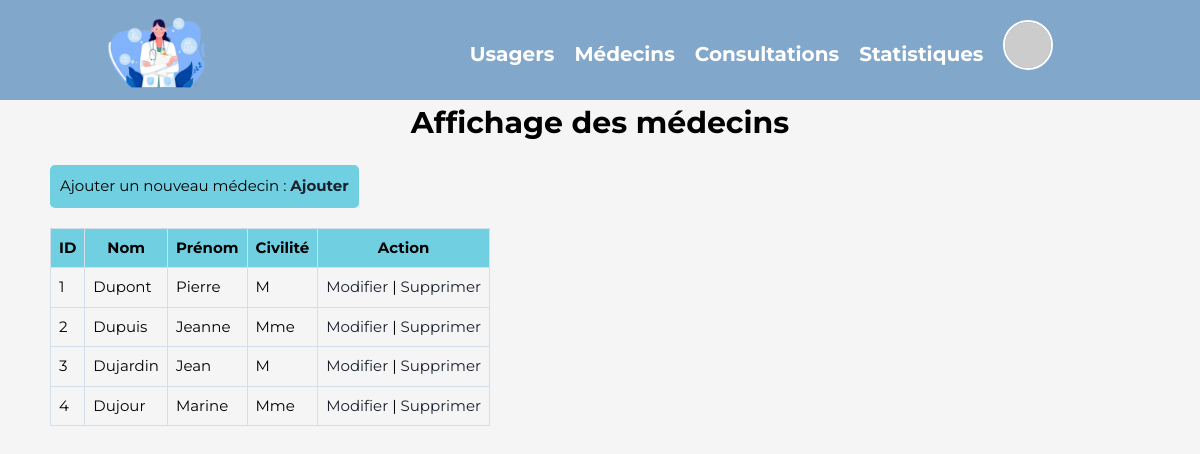
Screenshot of /PHP/affichageMedecin.php with the database file from the repository.
### tables this page shows
CREATE TABLE medecin(
   Id_Medecin INT AUTO_INCREMENT,
   Civilite VARCHAR(50),
   Nom VARCHAR(50),
   Prenom VARCHAR(50),
   PRIMARY KEY(Id_Medecin)
);

### PHP/affichageMedecin.php (the view, shortened to what this page needs)
<!DOCTYPE html>
<html lang="fr">
<head>
    <link rel="stylesheet" href="/CSS/base.css">
    <link rel="stylesheet" href="/CSS/affichage.css">
</head>
<body>
    <?php include 'header.php'; ?>
    <h1>Affichage des médecins</h1>
    <div class="creer">
        Ajouter un nouveau médecin : <strong><a href="/PHP/creationMedecin.php">Ajouter</a></strong>
    </div>
    <?php
    require 'connexionBD.php';
    $reponse = $bdd->query("SELECT * FROM medecin");
    $donnees = $reponse->fetchAll();
    echo '<table border="1">';
    echo '<tr><th>ID</th><th>Nom</th><th>Prénom</th><th>Civilité</th><th>Action</th></tr>';
    foreach ($donnees as $donnee) {
        echo '<tr>';
        echo '<td>' . $donnee['Id_Medecin'] . '</td>';
        echo '<td>' . $donnee['Nom'] . '</td>';
        echo '<td>' . $donnee['Prenom'] . '</td>';
        echo '<td>' . $donnee['Civilite'] . '</td>';
        echo '<td><a href="modifierMedecin.php?Id_Medecin=' . $donnee['Id_Medecin'] . '&nom=' . $donnee['Nom'] . '&prenom=' . $donnee['Prenom']
        . '&civilite=' . $donnee['Civilite'] . '">Modifier</a> |
        <a href="supprimerMedecin.php?id=' . $donnee['Id_Medecin'] . '&nom=' . $donnee['Nom'] . '&prenom=' . $donnee['Prenom']
        . '&civilite=' . $donnee['Civilite'] . '">Supprimer</a></td>';
        echo '</tr>';
    }
    ?>
</body>

### CSS/base.css (style rules this page uses)
* { margin: 0; padding: 0; box-sizing: border-box; }
body { background-color: #f5f5f5; font-family: 'Montserrat', sans-serif; font-size: 15px; justify-content: center; line-height: 1.5; }
h1 { text-align: center; font-size: 30px; margin-bottom: 20px; }

### CSS/affichage.css (style rules this page uses)
table { border-collapse: collapse; margin: 20px 50px; }
th, td { border: 1px solid #D2DEEA; padding: 8px; text-align: left; }
th { background-color: #70CFE1; text-align: center; }
a { text-decoration: none; color: #1A212E; }
.creer { margin-left: 50px; margin-right: 50px; margin-top: 20px; margin-bottom: 20px; padding: 10px; background-color: #70CFE1; border-radius: 5px; text-align: center; width: fit-content; }

### rows the page displays
medecin: Id_Medecin "1", Nom "Dupont", Prenom "Pierre", Civilite "M"
medecin: Id_Medecin "2", Nom "Dupuis", Prenom "Jeanne", Civilite "Mme"
medecin: Id_Medecin "3", Nom "Dujardin", Prenom "Jean", Civilite "M"
medecin: Id_Medecin "4", Nom "Dujour", Prenom "Marine", Civilite "Mme"
